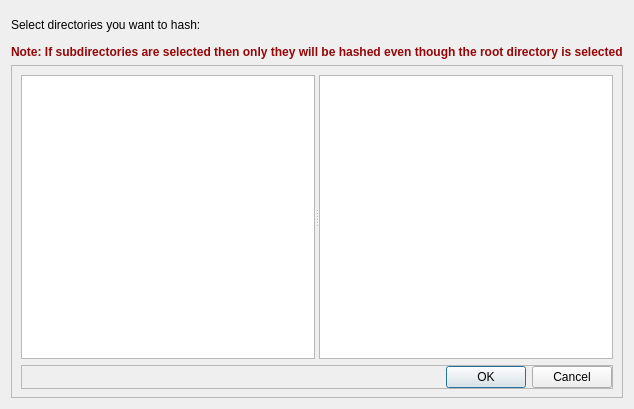
<?xml version="1.0" encoding="UTF-8"?>
<ui version="4.0">
 <class>dirViewer</class>
 <widget class="QDialog" name="dirViewer">
  <property name="geometry">
   <rect>
    <x>0</x>
    <y>0</y>
    <width>624</width>
    <height>409</height>
   </rect>
  </property>
  <property name="windowTitle">
   <string>Directory Viewer</string>
  </property>
  <layout class="QVBoxLayout" name="verticalLayout_2">
   <item>
    <widget class="QLabel" name="label">
     <property name="sizePolicy">
      <sizepolicy hsizetype="Preferred" vsizetype="Fixed">
       <horstretch>0</horstretch>
       <verstretch>0</verstretch>
      </sizepolicy>
     </property>
     <property name="minimumSize">
      <size>
       <width>0</width>
       <height>0</height>
      </size>
     </property>
     <property name="text">
      <string>Select directories you want to hash:</string>
     </property>
     <property name="scaledContents">
      <bool>false</bool>
     </property>
     <property name="wordWrap">
      <bool>true</bool>
     </property>
     <property name="margin">
      <number>0</number>
     </property>
    </widget>
   </item>
   <item>
    <widget class="QLabel" name="label_2">
     <property name="sizePolicy">
      <sizepolicy hsizetype="Preferred" vsizetype="Fixed">
       <horstretch>0</horstretch>
       <verstretch>0</verstretch>
      </sizepolicy>
     </property>
     <property name="font">
      <font>
       <weight>75</weight>
       <bold>true</bold>
      </font>
     </property>
     <property name="styleSheet">
      <string notr="true">QLabel{

color:rgb(149, 6, 8);
}</string>
     </property>
     <property name="text">
      <string>Note: If subdirectories are selected then only they will be hashed even though the root directory is selected</string>
     </property>
    </widget>
   </item>
   <item>
    <widget class="QFrame" name="frame">
     <property name="frameShape">
      <enum>QFrame::StyledPanel</enum>
     </property>
     <property name="frameShadow">
      <enum>QFrame::Raised</enum>
     </property>
     <layout class="QVBoxLayout" name="verticalLayout">
      <property name="bottomMargin">
       <number>8</number>
      </property>
      <item>
       <widget class="QSplitter" name="splitter">
        <property name="orientation">
         <enum>Qt::Horizontal</enum>
        </property>
        <property name="opaqueResize">
         <bool>true</bool>
        </property>
        <widget class="QTreeView" name="tree"/>
        <widget class="QListWidget" name="dirList"/>
       </widget>
      </item>
      <item>
       <widget class="QFrame" name="frame_2">
        <property name="enabled">
         <bool>true</bool>
        </property>
        <property name="sizePolicy">
         <sizepolicy hsizetype="Preferred" vsizetype="Fixed">
          <horstretch>0</horstretch>
          <verstretch>0</verstretch>
         </sizepolicy>
        </property>
        <property name="frameShape">
         <enum>QFrame::StyledPanel</enum>
        </property>
        <property name="frameShadow">
         <enum>QFrame::Raised</enum>
        </property>
        <layout class="QHBoxLayout" name="horizontalLayout_2">
         <property name="margin">
          <number>0</number>
         </property>
         <item>
          <spacer name="horizontalSpacer">
           <property name="orientation">
            <enum>Qt::Horizontal</enum>
           </property>
           <property name="sizeHint" stdset="0">
            <size>
             <width>489</width>
             <height>20</height>
            </size>
           </property>
          </spacer>
         </item>
         <item>
          <widget class="QPushButton" name="butOK">
           <property name="text">
            <string>OK</string>
           </property>
          </widget>
         </item>
         <item>
          <widget class="QPushButton" name="butCancel">
           <property name="text">
            <string>Cancel</string>
           </property>
          </widget>
         </item>
        </layout>
       </widget>
      </item>
     </layout>
    </widget>
   </item>
  </layout>
 </widget>
 <resources/>
 <connections>
  <connection>
   <sender>butOK</sender>
   <signal>clicked()</signal>
   <receiver>dirViewer</receiver>
   <slot>accept()</slot>
   <hints>
    <hint type="sourcelabel">
     <x>484</x>
     <y>379</y>
    </hint>
    <hint type="destinationlabel">
     <x>495</x>
     <y>404</y>
    </hint>
   </hints>
  </connection>
  <connection>
   <sender>butCancel</sender>
   <signal>clicked()</signal>
   <receiver>dirViewer</receiver>
   <slot>reject()</slot>
   <hints>
    <hint type="sourcelabel">
     <x>570</x>
     <y>382</y>
    </hint>
    <hint type="destinationlabel">
     <x>584</x>
     <y>410</y>
    </hint>
   </hints>
  </connection>
 </connections>
</ui>
